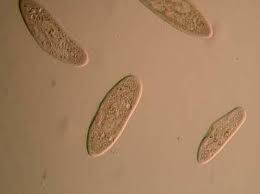
#> input picture protozoa_brown_sample_4.jpeg, 260 x 194 px
$ python count_cli.py protozoa_brown_sample_4.jpeg   (older library calls are emulated)
#> lines starting #> are read from the running program, lines starting #| are printed output that depends on the picture
### detector.py
import cv2
import numpy as np
import math


def normalize_u8(image):
    return cv2.normalize(image, None, 0, 255, cv2.NORM_MINMAX).astype(np.uint8)


def create_protozoa_saliency(image_rgb):
    """
    Membuat peta objek protozoa.
    Cocok untuk sample hijau/kebiruan dan coklat/abu-abu.
    """
    r, g, b = cv2.split(image_rgb)
    gray = cv2.cvtColor(image_rgb, cv2.COLOR_RGB2GRAY)
    hsv = cv2.cvtColor(image_rgb, cv2.COLOR_RGB2HSV)
    _, saturation, value = cv2.split(hsv)

    # Protozoa hijau/kebiruan.
    green_score = (
        2.0 * g.astype(np.float32)
        - 0.80 * r.astype(np.float32)
        - 0.80 * b.astype(np.float32)
    )
    green_score = np.clip(green_score, 0, 255)
    green_score = normalize_u8(green_score)

    # Protozoa coklat/abu-abu biasanya sedikit lebih gelap dan bersaturasi dari background.
    brown_score = (
        0.65 * saturation.astype(np.float32)
        + 0.65 * (255 - value).astype(np.float32)
        + 0.20 * r.astype(np.float32)
    )
    brown_score = normalize_u8(brown_score)

    # Outline gelap dan isi badan.
    h, w = gray.shape[:2]
    base = min(h, w)

    sizes = [
        max(13, int(base * 0.045)),
        max(21, int(base * 0.080)),
        max(31, int(base * 0.120)),
    ]

    top_hat = np.zeros_like(gray)
    black_hat = np.zeros_like(gray)

    denoised = cv2.bilateralFilter(gray, 7, 45, 45)

    for size in sizes:
        if size % 2 == 0:
            size += 1

        kernel = cv2.getStructuringElement(cv2.MORPH_ELLIPSE, (size, size))
        top_hat = np.maximum(top_hat, cv2.morphologyEx(denoised, cv2.MORPH_TOPHAT, kernel))
        black_hat = np.maximum(black_hat, cv2.morphologyEx(denoised, cv2.MORPH_BLACKHAT, kernel))

    top_hat = normalize_u8(top_hat)
    black_hat = normalize_u8(black_hat)

    color_score = np.maximum(green_score, brown_score)

    saliency = (
        0.60 * color_score.astype(np.float32)
        + 0.30 * black_hat.astype(np.float32)
        + 0.20 * top_hat.astype(np.float32)
        + 0.18 * saturation.astype(np.float32)
    )

    saliency = normalize_u8(saliency)
    saliency = cv2.GaussianBlur(saliency, (5, 5), 0)

    return saliency, green_score, brown_score, black_hat, top_hat


def create_ellipse_template(width, height, angle):
    pad = 6
    canvas_w = int(width + 2 * pad)
    canvas_h = int(height + 2 * pad)

    template = np.zeros((canvas_h, canvas_w), dtype=np.uint8)

    cv2.ellipse(
        template,
        (canvas_w // 2, canvas_h // 2),
        (max(2, width // 2), max(2, height // 2)),
        angle,
        0,
        360,
        255,
        -1
    )

    template = cv2.GaussianBlur(template, (0, 0), 3)
    return template.astype(np.float32) / 255.0


def template_match_protozoa(
    image_rgb,
    threshold=0.55,
    min_distance=45,
    min_scale=0.85,
    max_scale=1.15
):
    """
    Template matching multi-angle agar protozoa oval dihitung sebagai satu objek.
    Default disesuaikan untuk sample hijau dengan target 29 protozoa.
    """
    saliency, green_score, brown_score, black_hat, top_hat = create_protozoa_saliency(image_rgb)

    h, w = saliency.shape[:2]
    base = min(h, w)

    # Ukuran template otomatis berdasarkan tinggi gambar.
    # Untuk sample 1280x720, ukuran ini cocok untuk protozoa oval.
    proto_w = int(base * 0.095)
    proto_h = int(base * 0.150)

    proto_w = max(22, proto_w)
    proto_h = max(34, proto_h)

    scales = np.linspace(min_scale, max_scale, 3)

    saliency_float = saliency.astype(np.float32) / 255.0

    candidates = []

    for scale in scales:
        tw = int(proto_w * scale)
        th = int(proto_h * scale)

        if tw < 8 or th < 8:
            continue

        for angle in range(0, 180, 15):
            template = create_ellipse_template(tw, th, angle)

            if template.shape[0] >= h or template.shape[1] >= w:
                continue

            result = cv2.matchTemplate(
                saliency_float,
                template,
                cv2.TM_CCOEFF_NORMED
            )

            peak_kernel_size = max(9, int(min_distance))
            peak_kernel = np.ones((peak_kernel_size, peak_kernel_size), dtype=np.float32)
            local_max = cv2.dilate(result, peak_kernel)

            ys, xs = np.where((result == local_max) & (result >= threshold))

            for y, x in zip(ys, xs):
                cx = float(x + template.shape[1] / 2)
                cy = float(y + template.shape[0] / 2)
                score = float(result[y, x])

                candidates.append(
                    {
                        "x": cx,
                        "y": cy,
                        "score": score,
                        "width": int(tw),
                        "height": int(th),
                        "angle": int(angle),
                    }
                )

    candidates = sorted(candidates, key=lambda item: item["score"], reverse=True)

    detections = []

    for candidate in candidates:
        duplicate = False

        for saved in detections:
            distance = math.hypot(candidate["x"] - saved["x"], candidate["y"] - saved["y"])

            if distance < min_distance:
                duplicate = True
                break

        if not duplicate:
            detections.append(candidate)

    detections = sorted(detections, key=lambda item: (item["y"], item["x"]))

    table = []

    for i, item in enumerate(detections, start=1):
        table.append(
            {
                "No": i,
                "X": int(round(item["x"])),
                "Y": int(round(item["y"])),
                "Lebar Template": item["width"],
                "Tinggi Template": item["height"],
                "Angle": item["angle"],
                "Score": round(item["score"], 3),
            }
        )

    debug = {
        "Saliency": saliency,
        "Green Score": green_score,
        "Brown Score": brown_score,
        "Black-hat Outline": black_hat,
        "Top-hat Body": top_hat,
    }

    return {
        "count": len(detections),
        "detections": detections,
        "table": table,
        "debug": debug,
    }


def draw_detections(image_rgb, detections):
    output = image_rgb.copy()

    for i, item in enumerate(detections, start=1):
        x = int(round(item["x"]))
        y = int(round(item["y"]))
        width = int(item["width"])
        height = int(item["height"])
        angle = int(item["angle"])

        cv2.ellipse(
            output,
            (x, y),
            (max(3, width // 2), max(3, height // 2)),
            angle,
            0,
            360,
            (0, 255, 0),
            2
        )

        cv2.circle(output, (x, y), 3, (255, 0, 0), 3)

        cv2.putText(
            output,
            str(i),
            (x - 10, y + 6),
            cv2.FONT_HERSHEY_SIMPLEX,
            0.55,
            (255, 0, 0),
            2,
            cv2.LINE_AA
        )

    return output


# [71 lines left out: functions to_rgb, make_debug_grid, image_quality_report, not called in this run]

### count_cli.py
import argparse
import cv2

from detector import template_match_protozoa, draw_detections


def main():
    parser = argparse.ArgumentParser(
        description="Hitung jumlah protozoa menggunakan template oval multi-angle."
    )

    parser.add_argument("image", help="Path gambar input.")
    parser.add_argument("--output", default="hasil_protozoa.jpg")
    parser.add_argument("--threshold", type=float, default=0.55)
    parser.add_argument("--min-distance", type=int, default=45)
    parser.add_argument("--min-scale", type=float, default=0.85)
    parser.add_argument("--max-scale", type=float, default=1.15)

    args = parser.parse_args()

    bgr = cv2.imread(args.image)
#> bgr is the input picture: shape (194, 260, 3); mean B, G, R 97, 128.8, 164.5

    if bgr is None:
        raise FileNotFoundError(args.image)

    rgb = cv2.cvtColor(bgr, cv2.COLOR_BGR2RGB)

    result = template_match_protozoa(
        rgb,
        threshold=args.threshold,
        min_distance=args.min_distance,
        min_scale=args.min_scale,
        max_scale=args.max_scale
    )
#> in create_protozoa_saliency, `hsv = cv2.cvtColor(image_rgb, cv2.COLOR_RGB2HSV)`: hsv: shape (194, 260, 3); mean H, S, V 14.3, 106.2, 164.5
#> in create_protozoa_saliency, `_, saturation, value = cv2.split(hsv)`:
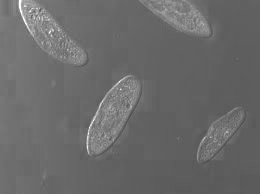
#> saturation: shape (194, 260); min 79, max 255, mean 106.2
#> in create_protozoa_saliency, `brown_score = ( 0.65 * saturation.astype(np.float32) + 0.65 * (255 - v..`:
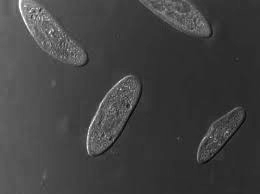
#> brown_score: shape (194, 260) float32; min 108.1, max 311.2, mean 160.8; drawn with min black and max white
#> after the loop in create_protozoa_saliency, `for size in sizes:`:
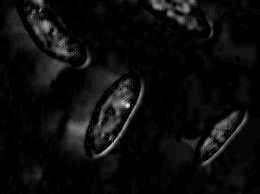
#> top_hat: shape (194, 260); min 0, max 37, mean 1.9; drawn with min black and max white
#> in create_protozoa_saliency, `color_score = np.maximum(green_score, brown_score)`:
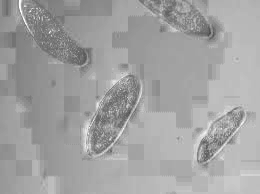
#> color_score: shape (194, 260); min 70, max 255, mean 161.8
#> in create_protozoa_saliency, `saliency = ( 0.60 * color_score.astype(np.float32) + 0.30 * black_hat...`:
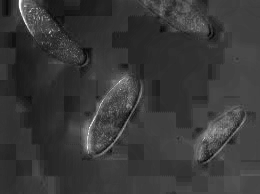
#> saliency: shape (194, 260) float32; min 81.1, max 267, mean 123; drawn with min black and max white
#> after the loop in template_match_protozoa, `for scale in scales:`:
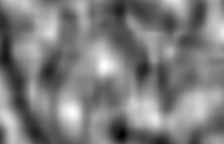
#> result: shape (144, 224) float32; min -0.762, max 0.699, mean -0.0415; drawn with min black and max white
#> after the loop in template_match_protozoa, `for scale in scales:`: candidates = 195 items
#> after the loop in template_match_protozoa, `for candidate in candidates:`: detections = 8 items
#> the loop in template_match_protozoa, `for i, item in enumerate(detections, start=1):` made 8 passes
#> result = 4 items

    output_rgb = draw_detections(rgb, result["detections"])
#> after the loop in draw_detections, `for i, item in enumerate(detections, start=1):`:
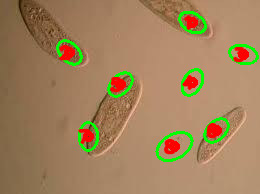
#> output: shape (194, 260, 3); mean R, G, B 161.2, 130, 91.5
    cv2.imwrite(args.output, cv2.cvtColor(output_rgb, cv2.COLOR_RGB2BGR))

    print(f"Jumlah protozoa terdeteksi: {result['count']}")
#| Jumlah protozoa terdeteksi: 8
    print(f"Hasil disimpan ke: {args.output}")
    print("Created by Galuh Adi Insani")


if __name__ == "__main__":
    main()

$ run again, on protozoa_green_sample_29.jpg
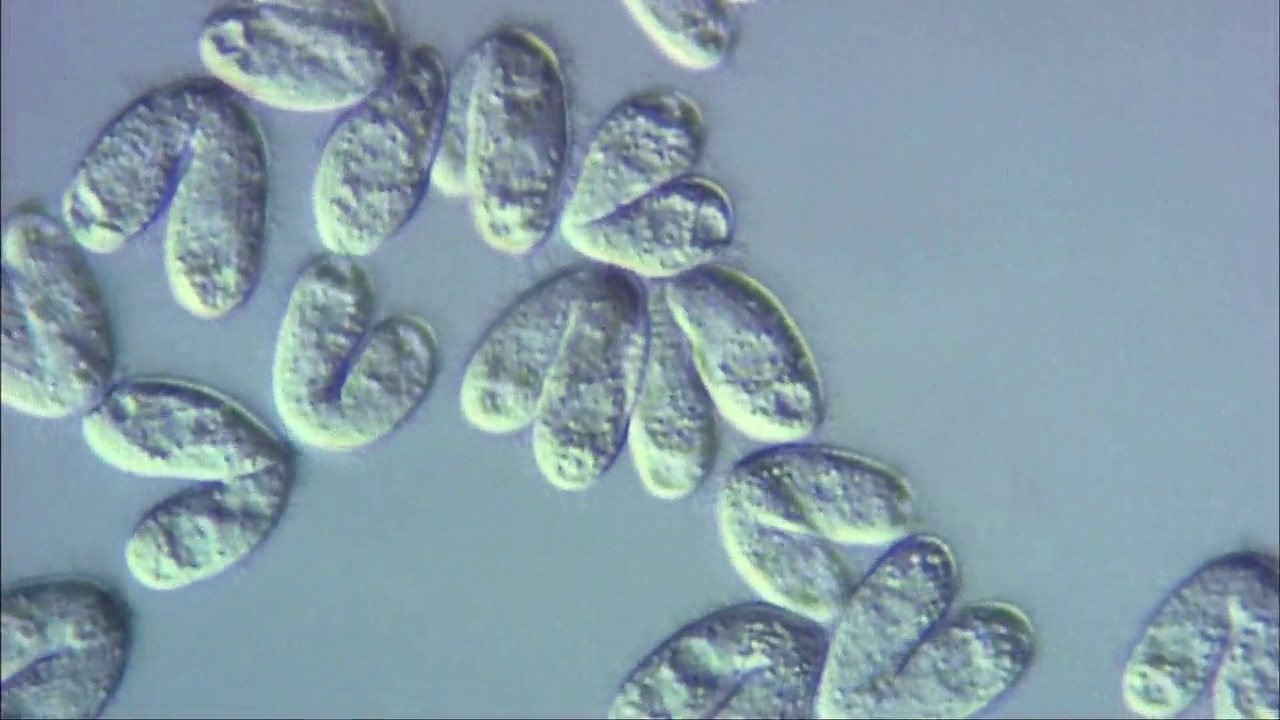
#> input picture protozoa_green_sample_29.jpg, 1280 x 720 px
#> in main, bgr is the input picture: shape (720, 1280, 3); mean B, G, R 169.4, 156.9, 133.4
#> hsv: shape (720, 1280, 3); mean H, S, V 99.3, 57.5, 171.4
#> after the loop in template_match_protozoa, `for scale in scales:`:
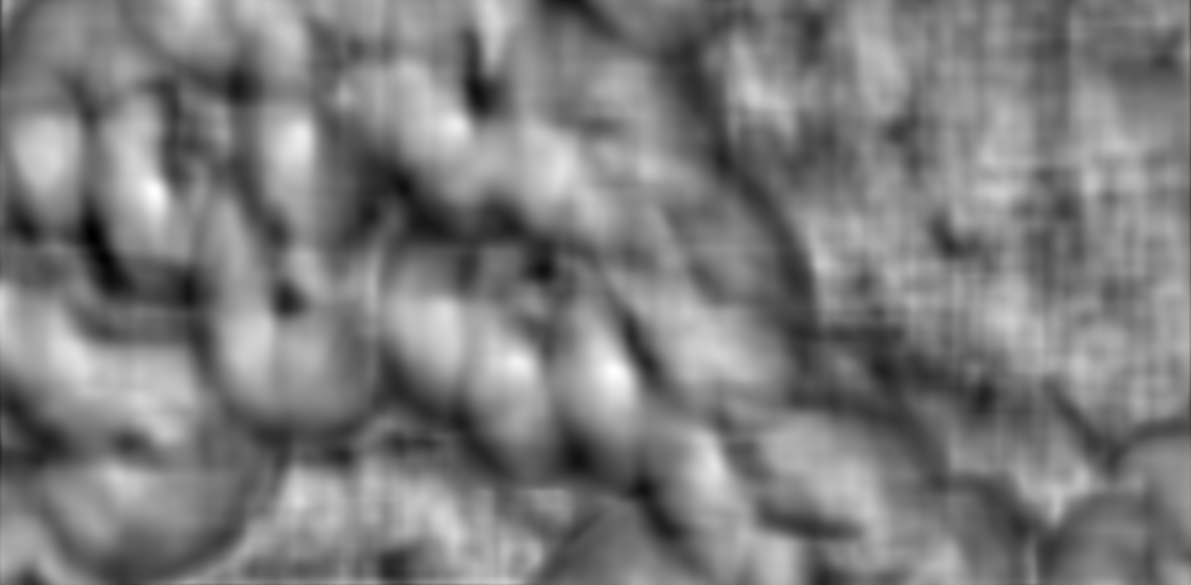
#> result: shape (585, 1191) float32; min -0.624, max 0.642, mean -0.00791; drawn with min black and max white
#> after the loop in template_match_protozoa, `for scale in scales:`: candidates = 264 items
#> after the loop in template_match_protozoa, `for candidate in candidates:`: detections = 28 items
#> the loop in template_match_protozoa, `for i, item in enumerate(detections, start=1):` made 28 passes
#> in main, `result = template_match_protozoa( rgb, threshold=args.threshold, min_d..`: result = 4 items
#> the loop in draw_detections, `for i, item in enumerate(detections, start=1):` made 28 passes
#> (x, y, width, height, angle) on passes 1 to 8: (226, 70, 57, 91, 0), (418, 78, 57, 91, 135), (290, 86, 57, 91, 105), (434, 172, 57, 91, 90), (338, 218, 57, 91, 165), (92, 220, 57, 91, 120), (518, 222, 57, 91, 90), (596, 230, 57, 91, 120)
#> after the loop in draw_detections, `for i, item in enumerate(detections, start=1):`:
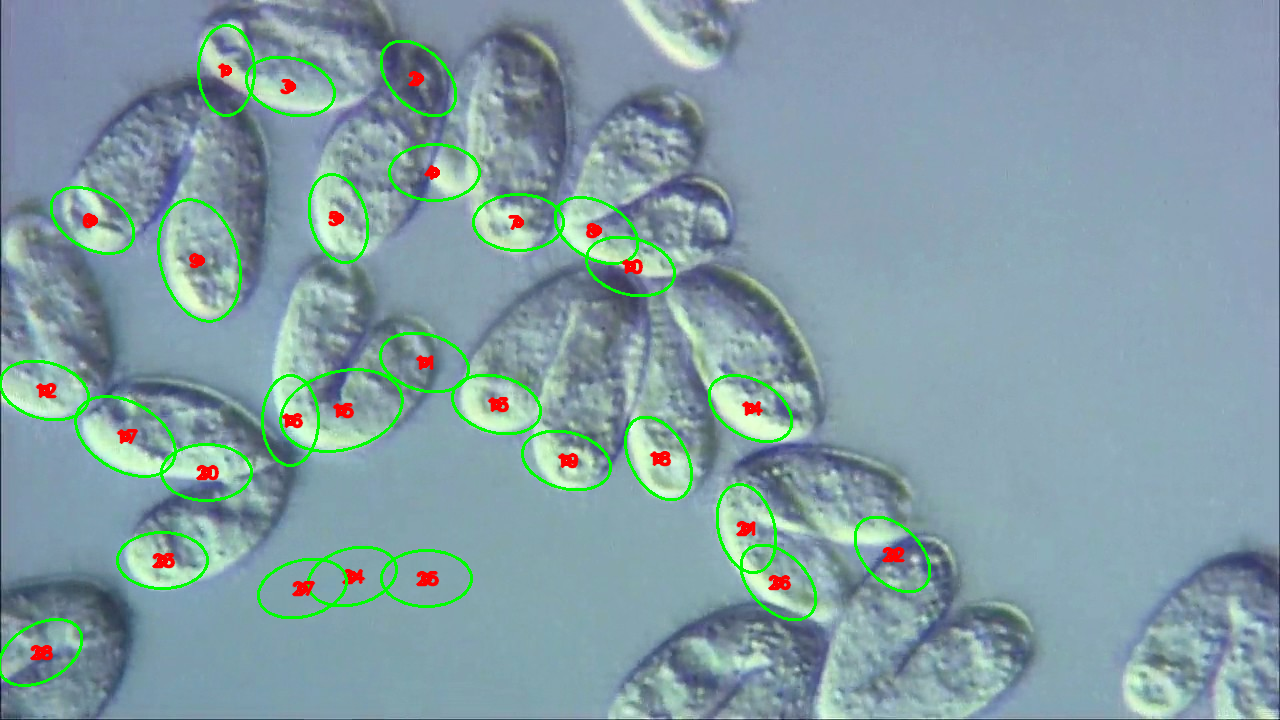
#> output: shape (720, 1280, 3); mean R, G, B 131.1, 157.7, 164.6
#| Jumlah protozoa terdeteksi: 28
